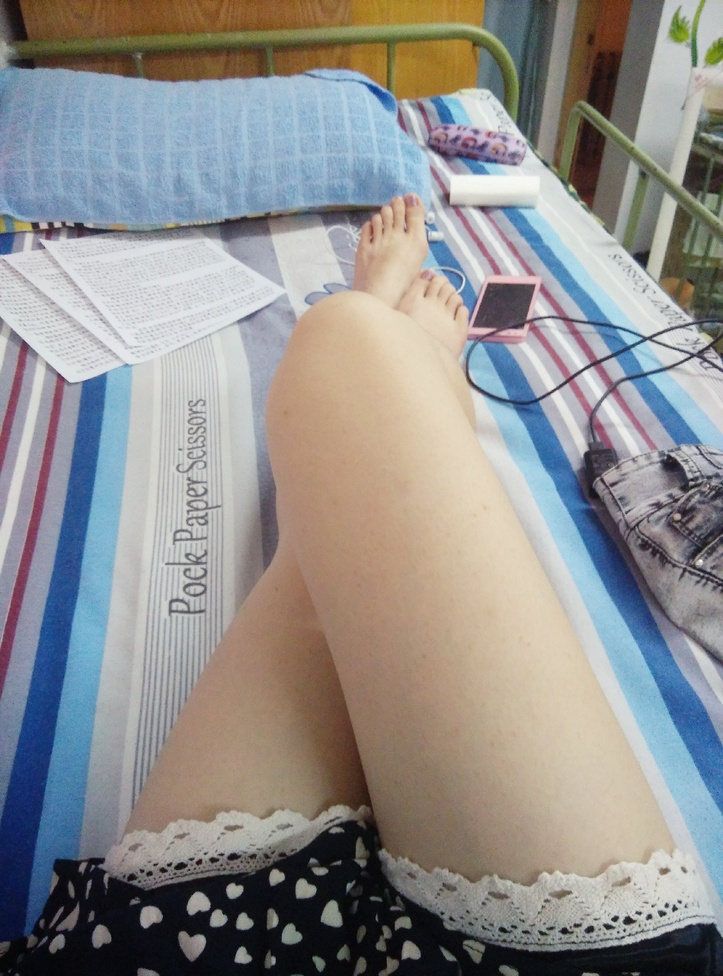
#> input picture day1/log.jpg, 723 x 976 px, shrunk from 949 x 1280 before the run
$ python readImage.py
#> lines starting #> are read from the running program, lines starting #| are printed output that depends on the picture
#encoding:utf-8
import cv2

image = cv2.imread('log.jpg')
#> image is the input picture: shape (976, 723, 3); mean B, G, R 141.9, 143, 144.1

# print image.item(150,120,0)
# image.itemset((150,120,0),255)
# print image.item(150,120,0)
image[:,:,0]= 0
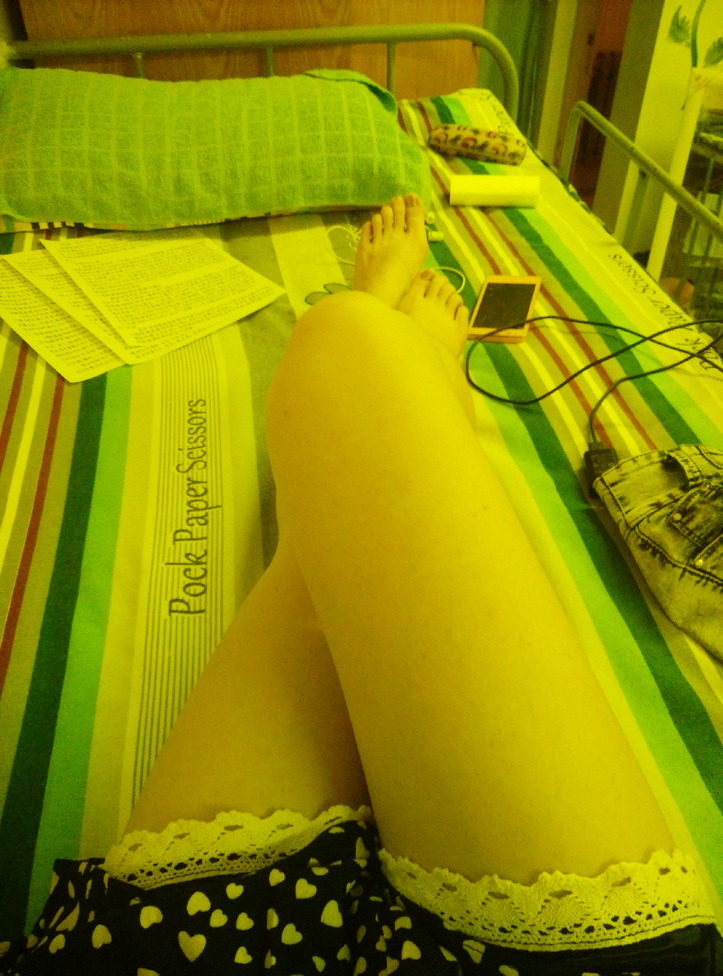
#> image: shape (976, 723, 3); mean B, G, R 0, 143, 144.1
# [12 lines of commented-out code are left out]
